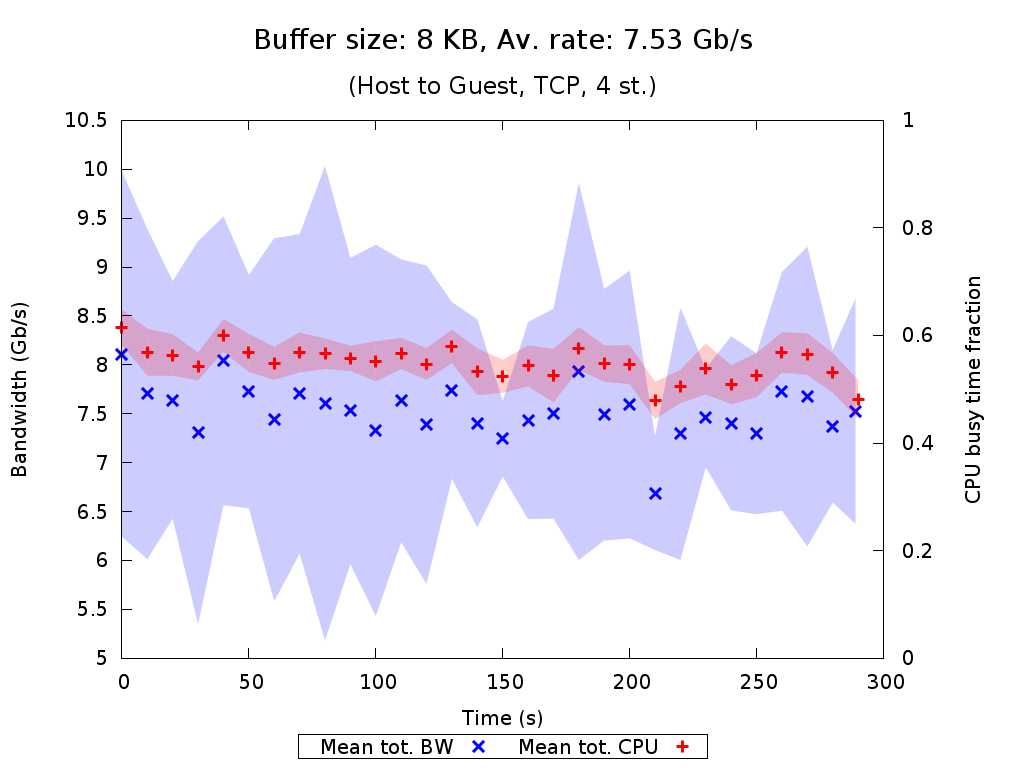

Source code (gnuplot):
set terminal pngcairo nocrop enhanced size 1024,768 font "Verdana,15"
set output "TCP_4_st_2015_07_24_22-09-54_h2g_8KB.png"

set title "{/=20 Buffer size: 8 KB, Av. rate: 7.53 Gb/s}\n\n{/=18 (Host to Guest, TCP, 4 st.)}"

set xlabel "Time (s)"
set ylabel "Bandwidth (Gb/s)"
set ytics nomirror
set y2label "CPU busy time fraction"
set y2tics nomirror
set y2range [0:1]
set key bmargin center horizontal box samplen 1 width -1
set bmargin 4.6

set style fill transparent solid 0.2 noborder
plot "TCP_4_st_2015_07_24_22-09-54_h2g_8KB_iperf_processed.dat" using 1:($2/1073741824.0-$3/1073741824.0):($2/1073741824.0+$3/1073741824.0) with filledcurves lc rgb "blue" notitle, \
     "" using 1:($2/1073741824.0) with points pt 2 ps 1.5 lw 3 lc rgb "blue" title "Mean tot. BW", \
     "TCP_4_st_2015_07_24_22-09-54_h2g_8KB_mpstat_processed.dat" using 1:($2-$3):($2+$3) with filledcurves lc rgb "red" axes x1y2 notitle, \
     "" using 1:2 with points pt 1 ps 1.5 lw 3 lc rgb "red" axes x1y2 title "Mean tot. CPU"
